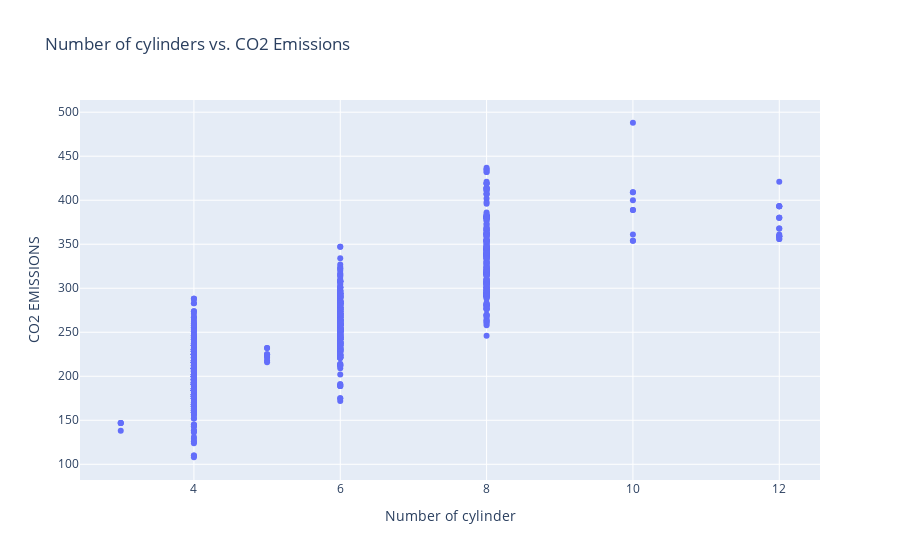

Here is the notebook cell this chart was saved with:
### Code cell
import plotly.express as px
import plotly.graph_objects as go

fig = go.Figure(
	data=go.Scatter(
		x=cdf["CYLINDERS"],
		y=cdf["CO2EMISSIONS"],
		mode="markers"
	),
)
fig.update_layout(
	title="Number of cylinders vs. CO2 Emissions",
	xaxis_title="Number of cylinder",
	yaxis_title="CO2 EMISSIONS"
)
fig.show()

### Figure 1 — Plotly figure (JSON) as saved in the notebook; plotly's stock layout.template omitted (floating-point values rounded to 4 significant figures; data arrays with more than 128 entries replaced by an {"elided": "..."} marker saying what was removed)
{"data": [{"mode": "markers", "type": "scatter", "x": {"elided": "1067 int values"}, "y": {"elided": "1067 int values"}}], "layout": {"title": {"text": "Number of cylinders vs. CO2 Emissions"}, "xaxis": {"title": {"text": "Number of cylinder"}}, "yaxis": {"title": {"text": "CO2 EMISSIONS"}}}}
